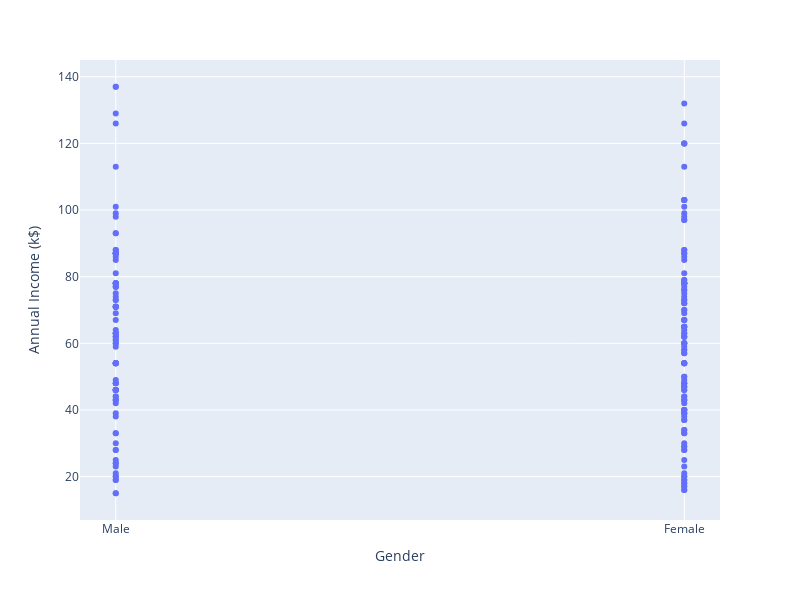

Source (notebook cell):
### Code cell
fig=px.scatter(dfb,x='Gender',y='Annual Income (k$)',width=800,height=600)
fig.show()

### Figure 1 — Plotly figure (JSON) as saved in the notebook; plotly's stock layout.template omitted (floating-point values rounded to 4 significant figures; data arrays with more than 128 entries replaced by an {"elided": "..."} marker saying what was removed)
{"data": [{"hovertemplate": "Gender=%{x}<br>Annual Income (k$)=%{y}<extra></extra>", "legendgroup": "", "marker": {"color": "#636efa", "symbol": "circle"}, "mode": "markers", "name": "", "orientation": "v", "showlegend": false, "type": "scatter", "x": {"elided": "215 str values"}, "xaxis": "x", "y": {"elided": "215 int values"}, "yaxis": "y"}], "layout": {"height": 600, "legend": {"tracegroupgap": 0}, "margin": {"t": 60}, "width": 800, "xaxis": {"anchor": "y", "domain": [0, 1], "title": {"text": "Gender"}}, "yaxis": {"anchor": "x", "domain": [0, 1], "title": {"text": "Annual Income (k$)"}}}}
